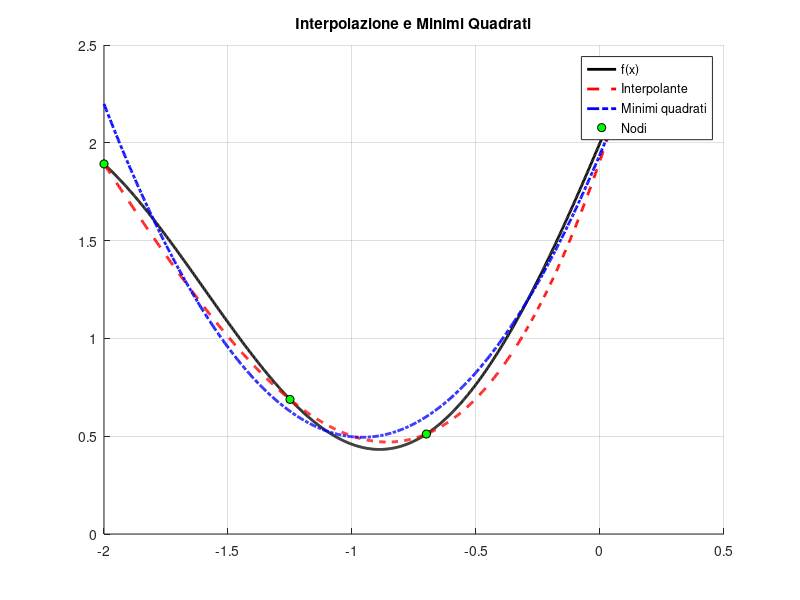

The MATLAB source for this figure:
clc
clear
close all

%% Funzione
f = @(x) sin(2*x) + exp(x) + 1;

%% Nodi interpolazione
x = [-2, -1.25, -0.7, 0.1];
y = f(x);

%% Intervallo e griglia
a = -2;
b = 0.1;
z = linspace(a,b,1000);

fz = f(z);

%% =========================
% 1) Interpolazione Lagrange
%% =========================

p = polyfit(x,y,3);
val = polyval(p,z);

%% =========================
% 2) Minimi quadrati
%% =========================

p1 = polyfit(z,fz,2);
val1 = polyval(p1,z);

%% =========================
% 3) Grafico
%% =========================

figure
hold on
grid on

plot(z,fz,'k','LineWidth',2)
plot(z,val,'r--','LineWidth',2)
plot(z,val1,'b-.','LineWidth',2)
plot(x,y,'ko','MarkerFaceColor','g')

legend('f(x)','Interpolante','Minimi quadrati','Nodi')

title('Interpolazione e Minimi Quadrati')

%% =========================
% 4) Errori (norma infinito)
%% =========================

err  = norm(fz - val, inf);
err1 = norm(fz - val1, inf);

fprintf('Errore interpolazione = %e\n', err);
fprintf('Errore minimi quadrati = %e\n', err1);

%% confronto
if err1 < err
    disp('Minimi quadrati migliori (norma infinito)')
else
    disp('Interpolazione migliore (norma infinito)')
end

%% =========================
% 5) Integrale esatto
%% =========================

I = integral(f,a,b);
fprintf('\nIntegrale esatto = %.10f\n', I);

%% =========================
% 6) Integrale polinomio interpolante
%% =========================

int = polyint(p);
Int = polyval(int,b) - polyval(int,a);

err_Int = abs(Int - I);

fprintf('Errore integrale interpolante = %e\n', err_Int);

%% =========================
% 7) Integrale minimi quadrati
%% =========================

int1 = polyint(p1);
Int1 = polyval(int1,b) - polyval(int1,a);

err_Int1 = abs(Int1 - I);

fprintf('Errore integrale minimi quadrati = %e\n', err_Int1);

%% confronto integrali
if err_Int1 < err_Int
    disp('Minimi quadrati migliori per integrale')
else
    disp('Interpolazione migliore per integrale')
end
